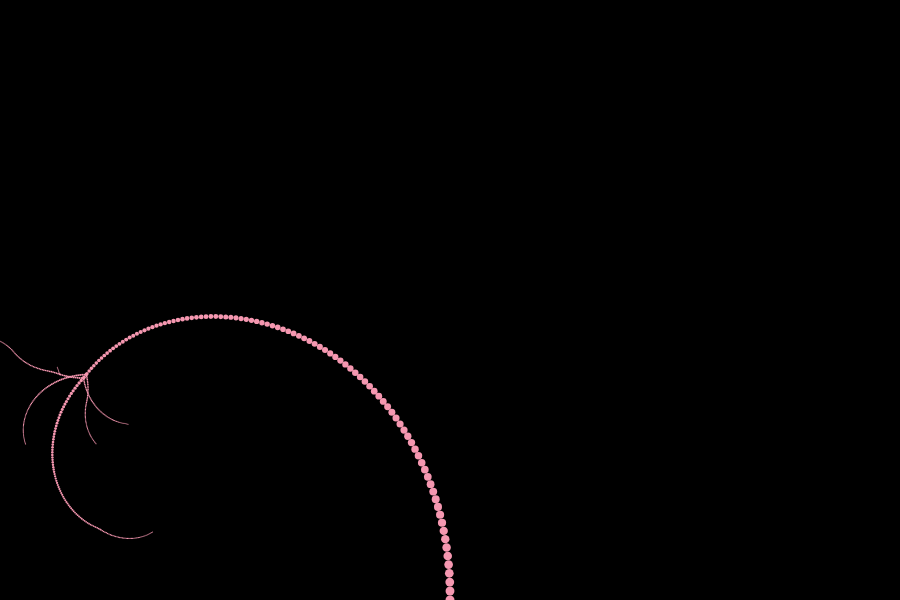
Frame 1 (no input)
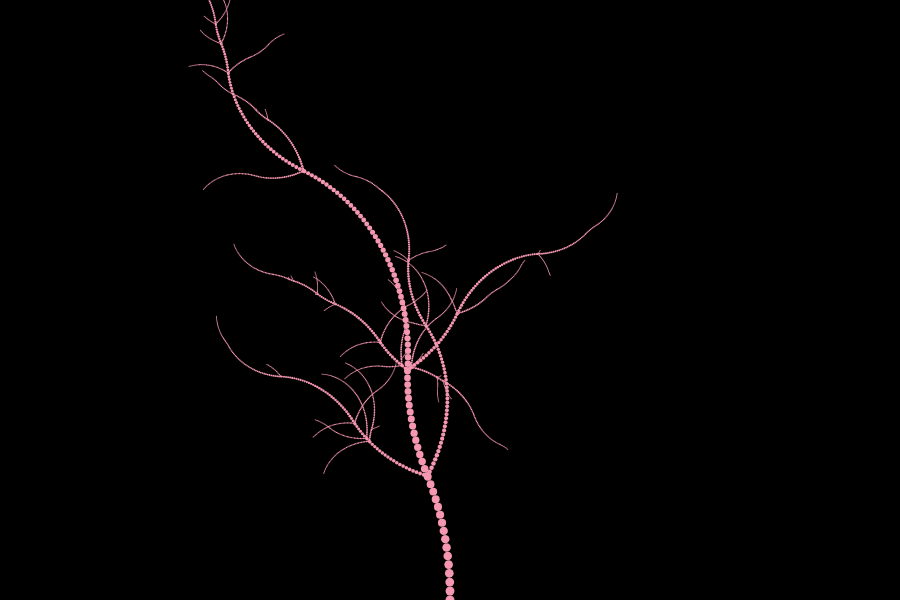
Frame 2 (the mouse pressed at the canvas centre, redrawn once)

The p5.js sketch that drew these frames (run headless with seeded random() and noise() and a simulated clock; the mouse was pressed at the canvas centre and the sketch redrawn once):

// p5.js sketch
// ── sketch.js
/*
 * Repeat: Recursive Tree
 * from Form+Code in Design, Art, and Architecture
 * by Casey Reas, Chandler McWilliams, and LUST
 * Princeton Architectural Press, 2010
 * ISBN 9781568989372
 *
 * This program is based on Context Free program
 * "Foggy Tree by Chris Coyne:
 * http://www.contextfreeart.org/gallery/view.php?id=4
 *
 * Recreated in p5.js for LCC Prototyping Lab workshops by Gareth Foote
 */

var dotSize = 9;
var angleOffsetA;
var angleOffsetB;

function setup() {
  createCanvas( 900, 600 );

  noStroke();
  fill(245, 151, 176);
  smooth();
  // frameRate(1);  // Redraw the tree once a second
  noLoop();

  angleOffsetA = radians(1.5); // Convert 1.5 degrees to radians
  angleOffsetB = radians(50);  // Convert 50 degrees to radians
}

function draw() {
  background(0);                       // White background
  translate(width/2, height);          // Move to the center, bottom of the screen
  seed1(dotSize, radians(270), 0, 0);  // Start the tree
}

function seed1(dotSize, angle, x, y) {

  if (dotSize > 1.0) {
    // Create a random numbers between 0 and 1
    var r = random(0, 1.0);

    // 98% chance this will happen
    if (r > 0.02) {
      ellipse(x, y, dotSize, dotSize);
      var newx = x + cos(angle) * dotSize;
      var newy = y + sin(angle) * dotSize;
      seed1(dotSize * 0.99, angle - angleOffsetA, newx, newy);
    }
    // 2% chance this will happen
    else {
      ellipse(x, y, dotSize, dotSize);
      var newx = x + cos(angle);
      var newy = y + sin(angle);
      seed2(dotSize * 0.99, angle + angleOffsetA, newx, newy);
      seed1(dotSize * 0.60, angle + angleOffsetB, newx, newy);
      seed2(dotSize * 0.50, angle - angleOffsetB, newx, newy);
    }
  }
}

function seed2(dotSize, angle, x, y) {

  if (dotSize > 1.0) {
    // Create a random numbers between 0 and 1
    var r = random(0, 1.0);

    // 95% chance this will happen
    if (r > 0.05) {
      ellipse(x, y, dotSize, dotSize);
      var newx = x + cos(angle) * dotSize;
      var newy = y + sin(angle) * dotSize;
      seed2(dotSize * 0.99, angle + angleOffsetA, newx, newy);
    }
    // 5% chance this will happen
    else {
      ellipse(x, y, dotSize, dotSize);
      var newx = x + cos(angle);
      var newy = y + sin(angle);
      seed1(dotSize * 0.99, angle + angleOffsetA, newx, newy);
      seed2(dotSize * 0.60, angle + angleOffsetB, newx, newy);
      seed1(dotSize * 0.50, angle - angleOffsetB, newx, newy);
    }
  }
}
